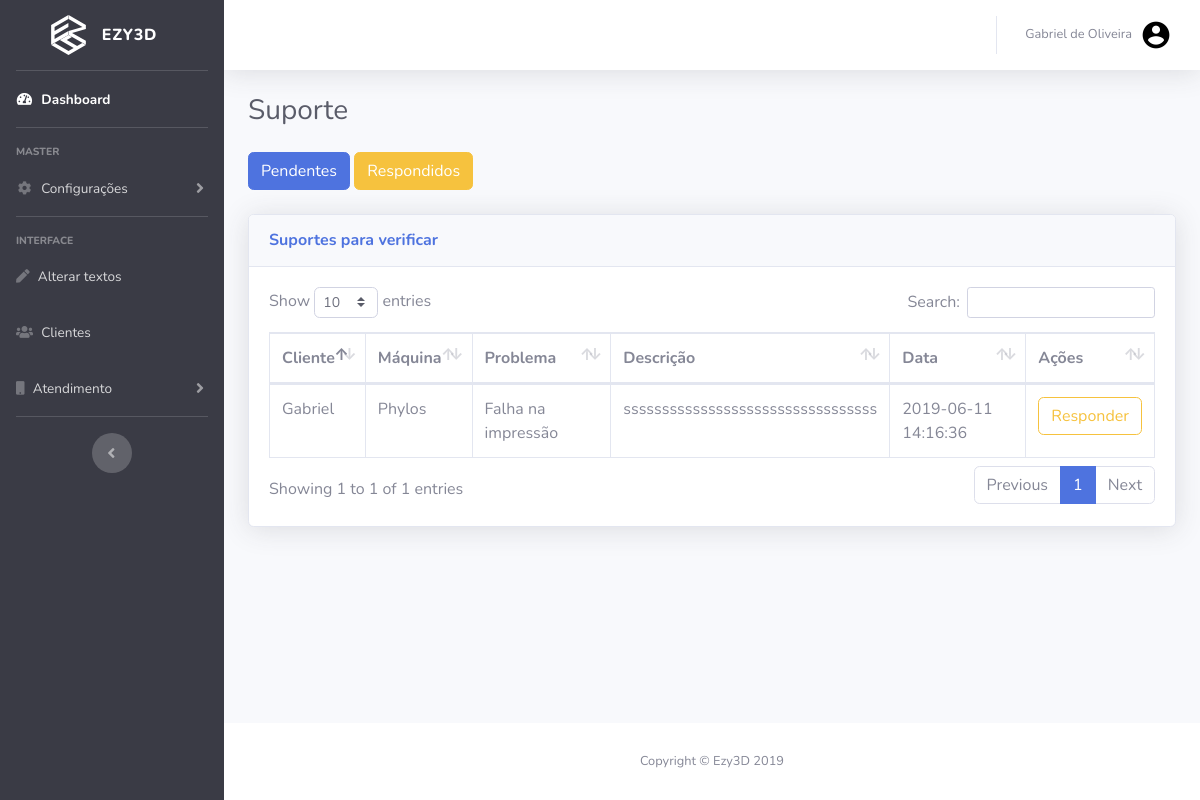
The app's page /public_html/dashboard/suporte.php (signed in) with its own data.
### tables this page shows
CREATE TABLE IF NOT EXISTS `suporte` (
  `idsuporte` int(11) NOT NULL AUTO_INCREMENT,
  `maquina` varchar(20) NOT NULL,
  `problema` varchar(20) NOT NULL,
  `descricao` text NOT NULL,
  `fkcliente` int(11) DEFAULT NULL,
  `data` datetime DEFAULT NULL,
  `status` varchar(10) DEFAULT NULL,
  PRIMARY KEY (`idsuporte`),
  KEY `fkcliente` (`fkcliente`)
);

CREATE TABLE IF NOT EXISTS `cliente` (
  `idcliente` int(11) NOT NULL AUTO_INCREMENT,
  `nome` varchar(30) NOT NULL,
  `sobrenome` varchar(50) NOT NULL,
  `email` varchar(50) NOT NULL,
  `senha` varchar(40) NOT NULL,
  `telefone` char(11) NOT NULL,
  `pais` varchar(30) NOT NULL,
  `ramo` varchar(20) DEFAULT NULL,
  `empresa` varchar(20) DEFAULT NULL,
  `local_acesso` varchar(15) DEFAULT NULL,
  PRIMARY KEY (`idcliente`)
);

### public_html/Classes/Conexao.php (called while the page is built, shortened)
<?php
class Conexao
{
    private $usuario;
    private $senha;
    private $bd;
    private $conexao;
    public function __construct()
    {
        $this->usuario = "root";
        $this->senha = "";
        $this->bd = "batata";
        $this->servidor = "localhost";
    }
    public function conectar()
    {
        $this->conexao = new PDO(
            "mysql:host=$this->servidor;dbname=$this->bd",
            $this->usuario,
            $this->senha,
            array(PDO::MYSQL_ATTR_INIT_COMMAND => "SET NAMES utf8")
        );
    }
    public function executarFetchAll($sql, $valores)
    {
        $comando = $this->conexao->prepare($sql);
        $comando->execute();
        return $comando->fetchAll();
    }
}

### public_html/Classes/Crud.php (called while the page is built, shortened)
<?php
require_once "Conexao.php";
class Crud extends Conexao
{
    public function consultar($coluna, $tabela, $restricao, $valores)
    {
        $sql = "SELECT DISTINCT $coluna FROM $tabela $restricao";
        return parent::executarFetchAll($sql, $valores);
    }
}

### public_html/dashboard/suporte.php (the view, shortened to what this page needs)
<!DOCTYPE html>
<html lang="en">
<head>
  <link href="vendor/fontawesome-free/css/all.min.css" rel="stylesheet" type="text/css">
  <link href="css/sb-admin-2.min.css" rel="stylesheet">
</head>
<body id="page-top">
  <div id="wrapper">
    <?php
    include "menu.php";
    ?>
    <div class="container-fluid">
      <h1 class="h3 mb-4 text-gray-800">Suporte</h1>
      <button type="button" class="btn btn-primary" id="pendente">Pendentes</button>
      <button type="button" class="btn btn-warning" id="respondido">Respondidos</button><br><br>
      <div class="card shadow mb-4" id="tbpendente">
        <div class="card-header py-3">
          <h6 class="m-0 font-weight-bold text-primary">Suportes para verificar</h6>
        </div>
        <div class="card-body">
          <div class="table-responsive">
            <table class="table table-bordered" id="dataTable" width="100%" cellspacing="0">
              <thead>
                <tr>
                  <th>Cliente</th>
                  <th>Máquina</th>
                  <th>Problema</th>
                  <th>Descrição</th>
                  <th>Data</th>
                  <?php if ($permissao == "@571824") { ?>
                    <th>Ações</th>
                  <?php } ?>
                </tr>
              </thead>
              <tbody>
                <?php
                $obj = new Usuario();
                $registro = $obj->consultar("c.nome, s.*", "suporte s", "INNER JOIN cliente c ON s.fkcliente=c.idcliente where status = 'pendente' ORDER BY s.data", null);
                foreach ($registro as $cliente) { ?>
                  <tr>
                    <td><?= $cliente['nome'] ?></td>
                    <td><?= $cliente['maquina'] ?></td>
                    <td><?= $cliente['problema'] ?></td>
                    <td><?= $cliente['descricao'] ?></td>
                    <td><?= $cliente['data'] ?></td>
                    <?php if ($permissao == "@571824") { ?>
                      <td>
                        <a class="btn btn-outline-warning w-100" href="paginaRespostaSup.php?id=<?= $cliente['idsuporte'] ?>&fk=<?= $cliente['fkcliente'] ?>">Responder</a>
                      </td>
                    <?php } ?>
                  </tr>
                <?php } ?>
              </tbody>
            </table>
          </div>
        </div>
      </div>
    </div>
  </div>
  <?php include_once "rodape.php"; ?>
</body>
</html>

### records on screen
suporte: fkcliente.nome "Gabriel", maquina "Phylos", problema "Falha na impressão", descricao "sssssssssssssssssssssssssssssssss", data "2019-06-11 14:16:36"

### other values on screen
$nome_admin "Gabriel de Oliveira"
